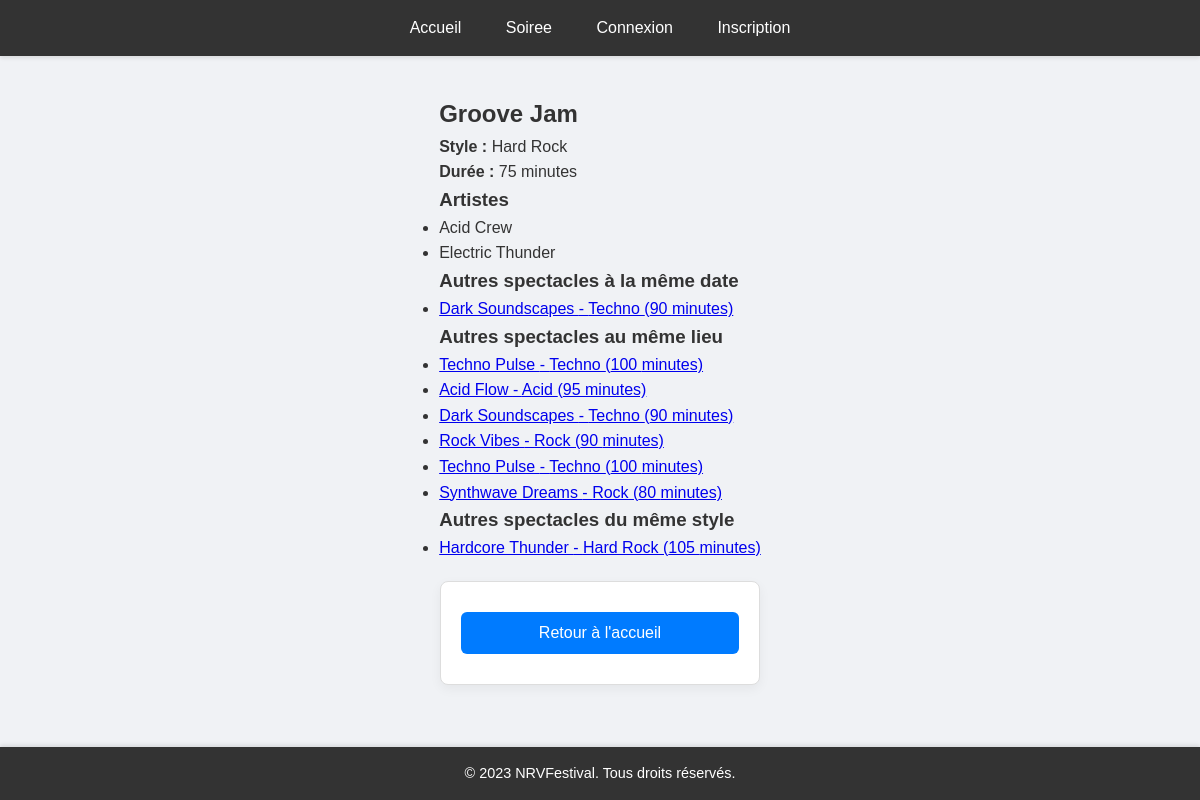
Page /?action=displaySpectacleDetail&id_spectacle=9 on the committed database.
### tables this page shows
CREATE TABLE `spectacle` (
	`id_spectacle` INT NOT NULL AUTO_INCREMENT,
	`nomSpec` VARCHAR(100) NOT NULL,
	`id_style` INT NOT NULL,
	`id_soiree` INT NOT NULL,
	`duree` INT NOT NULL,
	PRIMARY KEY(`id_spectacle`),
	FOREIGN KEY (`id_soiree`) REFERENCES `soiree`(`id_soiree`),
    FOREIGN KEY (`id_style`) REFERENCES `style`(`id_style`)
);

CREATE TABLE `style`(
                        `id_style` INT NOT NULL,
                        `nom_style` VARCHAR(100),
                        PRIMARY KEY (`id_style`)
);

CREATE TABLE `artiste` (
	`id_artiste` INT NOT NULL AUTO_INCREMENT,
	`nom_artiste` VARCHAR(50) NOT NULL,
	PRIMARY KEY(`id_artiste`)
);

### index.php (called while the page is built, shortened)
<?php
require_once 'src/classes/dispatch/Dispatcher.php';
$dispatcher = new Dispatcher();
$dispatcher->run();

### src/classes/repository/NRVRepository.php (called while the page is built, shortened)
<?php
class NRVRepository {
    private PDO $pdo;
    private static ?NRVRepository $instance = null;
    private static array $config = [];
    private function __construct(array $conf) {
        $this->pdo = new PDO($conf['dsn'], $conf['user'], $conf['pass'], [
            PDO::ATTR_ERRMODE => PDO::ERRMODE_EXCEPTION
        ]);
    }
    public static function getInstance(): ?NRVRepository {
        if (is_null(self::$instance)) {
            self::$instance = new NRVRepository(self::$config);
        }
        return self::$instance;
    }
    public static function setConfig(string $file) {
        $conf = parse_ini_file($file);
        self::$config = [
            'dsn' => "mysql:host=" . $conf['host'] . ";dbname=" . $conf['dbname'],
            'user' => $conf['username'],
            'pass' => $conf['password']
        ];
    }
    public function getSpectaclesByDate(string $date, int $excludeId = null): array {
        $query = "
            SELECT spectacle.id_spectacle, spectacle.nomSpec, style.nom_style AS style, spectacle.duree
            FROM spectacle
            JOIN style ON spectacle.id_style = style.id_style
            JOIN soiree2spectacle ON spectacle.id_spectacle = soiree2spectacle.id_spectacle
            JOIN soiree ON soiree2spectacle.id_soiree = soiree.id_soiree
            WHERE soiree.date = :date
        ";
        if ($excludeId !== null) {
            $query .= " AND spectacle.id_spectacle != :excludeId";
        }
        $stmt = $this->pdo->prepare($query);
        $params = ['date' => $date];
        if ($excludeId !== null) {
            $params['excludeId'] = $excludeId;
        }
        $stmt->execute($params);
        return $stmt->fetchAll(PDO::FETCH_ASSOC);
    }
    public function getSpectaclesByLocation(string $location, int $excludeId = null): array {
        $query = "
            SELECT spectacle.id_spectacle, spectacle.nomSpec, style.nom_style AS style, spectacle.duree
            FROM spectacle
            JOIN style ON spectacle.id_style = style.id_style
            JOIN soiree2spectacle ON spectacle.id_spectacle = soiree2spectacle.id_spectacle
            JOIN soiree ON soiree2spectacle.id_soiree = soiree.id_soiree
            JOIN lieu ON soiree.id_lieu = lieu.id_lieu
            WHERE lieu.nom_lieu = :location
        ";
        if ($excludeId !== null) {
            $query .= " AND spectacle.id_spectacle != :excludeId";
        }
        $stmt = $this->pdo->prepare($query);
        $params = ['location' => $location];
        if ($excludeId !== null) {
            $params['excludeId'] = $excludeId;
        }
        $stmt->execute($params);
        return $stmt->fetchAll(PDO::FETCH_ASSOC);
    }
    public function getSpectaclesByStyle(string $style, int $excludeId = null): array {
        $query = "
            SELECT spectacle.id_spectacle, spectacle.nomSpec, style.nom_style AS style, spectacle.duree
            FROM spectacle
            JOIN style ON spectacle.id_style = style.id_style
            WHERE style.nom_style = :style
        ";
        if ($excludeId !== null) {
            $query .= " AND spectacle.id_spectacle != :excludeId";
        }
        $stmt = $this->pdo->prepare($query);
        $params = ['style' => $style];
        if ($excludeId !== null) {
            $params['excludeId'] = $excludeId;
        }
        $stmt->execute($params);
        return $stmt->fetchAll(PDO::FETCH_ASSOC);
    }
    public function getSpectacleById(int $id): ?array {
        $stmt = $this->pdo->prepare("
            SELECT spectacle.id_spectacle, spectacle.nomSpec, style.nom_style AS style, spectacle.duree, soiree.date, lieu.nom_lieu
            FROM spectacle
            JOIN style ON spectacle.id_style = style.id_style
            JOIN soiree2spectacle ON spectacle.id_spectacle = soiree2spectacle.id_spectacle
            JOIN soiree ON soiree2spectacle.id_soiree = soiree.id_soiree
            JOIN lieu ON soiree.id_lieu = lieu.id_lieu
            WHERE spectacle.id_spectacle = :id
        ");
        $stmt->execute(['id' => $id]);
        return $stmt->fetch(PDO::FETCH_ASSOC) ?: null;
    }
    public function getArtistsBySpectacleId(int $spectacleId): array {
        $stmt = $this->pdo->prepare("
            SELECT artiste.nom_artiste
            FROM artiste
            JOIN spectacle2artiste ON artiste.id_artiste = spectacle2artiste.id_artiste
            WHERE spectacle2artiste.id_spectacle = :spectacleId
        ");
        $stmt->execute(['spectacleId' => $spectacleId]);
        return $stmt->fetchAll(PDO::FETCH_ASSOC);
    }
}

### src/classes/action/DisplaySpectacleDetailAction.php (the view, shortened to what this page needs)
<?php
class DisplaySpectacleDetailAction extends Action {
    public function execute(): string {
        $repo = NRVRepository::getInstance();
        if (isset($_GET['id_spectacle'])) {
            $spectacleId = (int)$_GET['id_spectacle'];
            $spectacle = $repo->getSpectacleById($spectacleId);
            $artists = $repo->getArtistsBySpectacleId($spectacleId);
            $output = "
            <h2>{$spectacle['nomSpec']}</h2>
            <p><strong>Style :</strong> {$spectacle['style']}</p>
            <p><strong>Durée :</strong> {$spectacle['duree']} minutes</p>
            <h3>Artistes</h3>
            <ul>";
            foreach ($artists as $artist) {
                $output .= "<li>{$artist['nom_artiste']}</li>";
            }
            $output .= "</ul>";
            $similarByDate = $repo->getSpectaclesByDate($spectacle['date'], $spectacleId);
            $similarByLocation = $repo->getSpectaclesByLocation($spectacle['nom_lieu'], $spectacleId);
            $similarByStyle = $repo->getSpectaclesByStyle($spectacle['style'], $spectacleId);
            $output .= $this->renderSimilarSection("Autres spectacles à la même date", $similarByDate);
            $output .= $this->renderSimilarSection("Autres spectacles au même lieu", $similarByLocation);
            $output .= $this->renderSimilarSection("Autres spectacles du même style", $similarByStyle);
            $output .= '
            <form action="index.php" method="get">
                <button type="submit" name="action" value="default">Retour à l\'accueil</button>
            </form>';
            return $output;
        } else {
            return "<p>Erreur : ID du spectacle non fourni.</p>";
        }
    }
    private function renderSimilarSection(string $title, array $spectacles): string {
        $output = "<h3>$title</h3><ul>";
        foreach ($spectacles as $spectacle) {
            $output .= "<li><a href='?action=displaySpectacleDetail&id_spectacle={$spectacle['id_spectacle']}'>{$spectacle['nomSpec']} - {$spectacle['style']} ({$spectacle['duree']} minutes)</a></li>";
        }
        $output .= "</ul>";
        return $output;
    }
}

### style/style.css (style rules this page uses)
* { margin: 0; padding: 0; box-sizing: border-box; }
body { font-family: Arial, sans-serif; line-height: 1.6; background-color: #f0f2f5; color: #333; display: flex; justify-content: center; align-items: center; min-height: 100vh; margin: 0; }
form { width: 320px; padding: 20px; margin: 20px auto; border: 1px solid #ddd; border-radius: 8px; background-color: #ffffff; box-shadow: 0px 4px 12px rgba(0, 0, 0, 0.05); text-align: center; }
button, input[type="submit"] { width: 100%; padding: 12px; margin: 10px 0; border: none; border-radius: 6px; background-color: #007BFF; color: white; font-size: 16px; font-weight: 500; cursor: pointer; transition: background-color 0.3s ease, transform 0.2s ease; }

### rows in the picture
spectacle: nomSpec "Groove Jam", duree "75"
style: nom_style "Hard Rock"
artiste: nom_artiste "Acid Crew"
artiste: nom_artiste "Electric Thunder"
spectacle: nomSpec "Dark Soundscapes", id_style.nom_style "Techno", duree "90"
spectacle: nomSpec "Techno Pulse", id_style.nom_style "Techno", duree "100"
spectacle: nomSpec "Acid Flow", id_style.nom_style "Acid", duree "95"
spectacle: nomSpec "Rock Vibes", id_style.nom_style "Rock", duree "90"
spectacle: nomSpec "Synthwave Dreams", id_style.nom_style "Rock", duree "80"
spectacle: nomSpec "Hardcore Thunder", id_style.nom_style "Hard Rock", duree "105"

### other values in the picture
$title "Autres spectacles à la même date Autres spectacles au même lieu Autres spectacles du même style"
